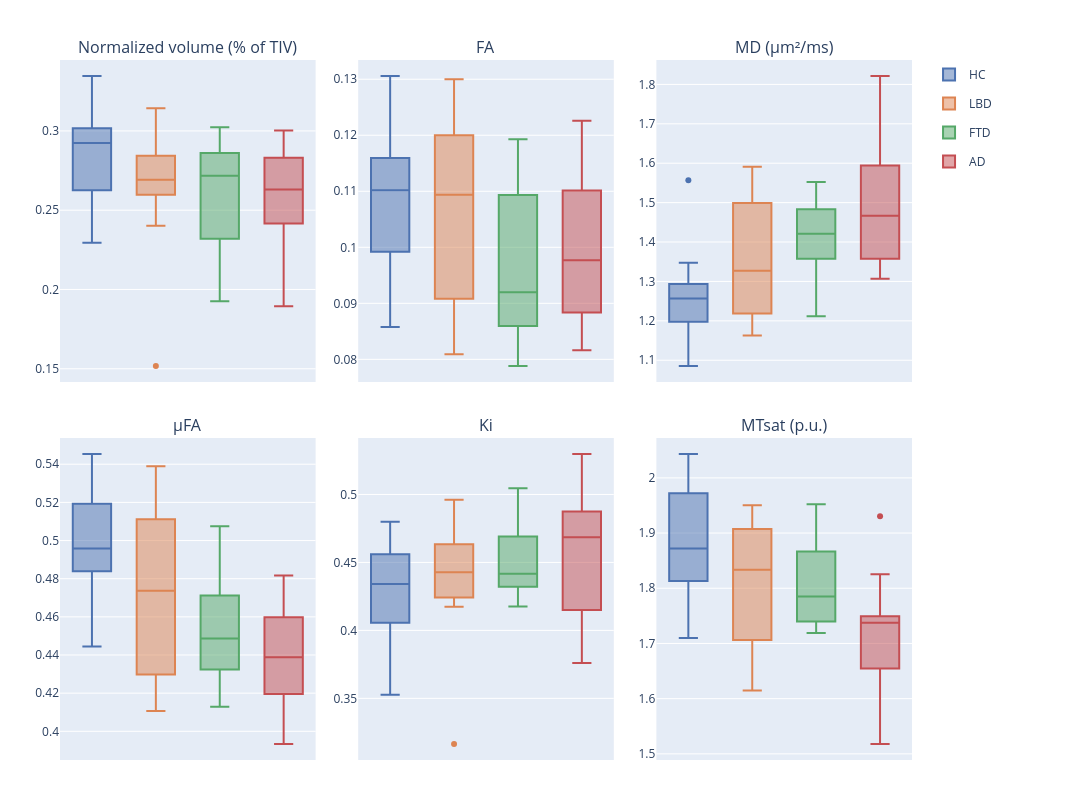

The code cell stored with this chart in its notebook:
### Markdown cell above
Boxplots

### Code cell
#| label: notebook_fig_hippocampus_metrics
# whole hippocampus: one row per participant (metric means over subfields and hemispheres; volume = summed subfield volumes, % of TIV)
metrics_grid = [
    ["volume", "FA", "MD"],
    ["uFA", "Ki", "MTsat"],
]

fig = make_subplots(
    rows=2, cols=3,
    subplot_titles=[st.metric_axis_label(m) for row in metrics_grid for m in row],
    horizontal_spacing=0.05,
    vertical_spacing=0.08,
)

for r, row_metrics in enumerate(metrics_grid, start=1):
    for c, metric in enumerate(row_metrics, start=1):
        for group in group_order:
            data_group = df_Subject_grouped[df_Subject_grouped["group"] == group]
            fig.add_trace(
                go.Box(
                    x=data_group["group"],
                    y=data_group[metric],
                    name=group,
                    legendgroup=group,
                    marker_color=group_colors[group],
                    showlegend=(r == 1 and c == 1),
                    width=0.6,  # wider boxes since each has its own x slot
                ),
                row=r, col=c,
            )

fig.update_xaxes(showticklabels=False)

fig.update_layout(
    width=1300,
    height=800,
    boxmode='group',
    boxgap=0.15,
    margin=dict(l=60, r=180, t=60, b=40),
    legend=dict(
        orientation='v',
        yanchor='top', y=1,
        xanchor='left', x=1.02,
    ),
)

fig

### Figure 1 — Plotly figure (JSON) as saved in the notebook; plotly's stock layout.template omitted (floating-point values rounded to 4 significant figures)
{"data": [{"legendgroup": "HC", "marker": {"color": "#4C72B0"}, "name": "HC", "showlegend": true, "type": "box", "width": 0.6, "x": ["HC", "HC", "HC", "HC", "HC", "HC", "HC", "HC", "HC", "HC", "HC", "HC", "HC"], "xaxis": "x", "y": [0.2829, 0.266, 0.2524, 0.2295, 0.3057, 0.2445, 0.2987, 0.2924, 0.3014, 0.3346, 0.3026, 0.292, 0.2959], "yaxis": "y"}, {"legendgroup": "LBD", "marker": {"color": "#DD8452"}, "name": "LBD", "showlegend": true, "type": "box", "width": 0.6, "x": ["LBD", "LBD", "LBD", "LBD", "LBD", "LBD", "LBD", "LBD", "LBD", "LBD"], "xaxis": "x", "y": [0.2598, 0.2629, 0.2721, 0.1518, 0.2746, 0.2403, 0.2844, 0.2858, 0.2663, 0.3143], "yaxis": "y"}, {"legendgroup": "FTD", "marker": {"color": "#55A868"}, "name": "FTD", "showlegend": true, "type": "box", "width": 0.6, "x": ["FTD", "FTD", "FTD", "FTD", "FTD", "FTD", "FTD", "FTD", "FTD", "FTD", "FTD", "FTD", "FTD"], "xaxis": "x", "y": [0.2745, 0.2041, 0.2239, 0.275, 0.2983, 0.2834, 0.2406, 0.2346, 0.1925, 0.2938, 0.2681, 0.3023, 0.2717], "yaxis": "y"}, {"legendgroup": "AD", "marker": {"color": "#C44E52"}, "name": "AD", "showlegend": true, "type": "box", "width": 0.6, "x": ["AD", "AD", "AD", "AD", "AD", "AD", "AD", "AD", "AD", "AD", "AD", "AD", "AD", "AD"], "xaxis": "x", "y": [0.2636, 0.2572, 0.2194, 0.2941, 0.2364, 0.2416, 0.2529, 0.283, 0.2869, 0.2624, 0.2646, 0.1894, 0.3002, 0.2782], "yaxis": "y"}, {"legendgroup": "HC", "marker": {"color": "#4C72B0"}, "name": "HC", "showlegend": false, "type": "box", "width": 0.6, "x": ["HC", "HC", "HC", "HC", "HC", "HC", "HC", "HC", "HC", "HC", "HC", "HC", "HC"], "xaxis": "x2", "y": [0.09826, 0.09953, 0.1102, 0.08577, 0.1102, 0.1062, 0.1209, 0.1173, 0.1155, 0.09227, 0.1306, 0.1117, 0.1033], "yaxis": "y2"}, {"legendgroup": "LBD", "marker": {"color": "#DD8452"}, "name": "LBD", "showlegend": false, "type": "box", "width": 0.6, "x": ["LBD", "LBD", "LBD", "LBD", "LBD", "LBD", "LBD", "LBD", "LBD", "LBD"], "xaxis": "x2", "y": [0.1254, 0.1053, 0.09082, 0.12, 0.08091, 0.08653, 0.13, 0.1135, 0.0913, 0.1158], "yaxis": "y2"}, {"legendgroup": "FTD", "marker": {"color": "#55A868"}, "name": "FTD", "showlegend": false, "type": "box", "width": 0.6, "x": ["FTD", "FTD", "FTD", "FTD", "FTD", "FTD", "FTD", "FTD", "FTD", "FTD", "FTD", "FTD", "FTD"], "xaxis": "x2", "y": [0.07884, 0.1102, 0.08941, 0.08631, 0.109, 0.1193, 0.07883, 0.09196, 0.1144, 0.08765, 0.1041, 0.08481, 0.09824], "yaxis": "y2"}, {"legendgroup": "AD", "marker": {"color": "#C44E52"}, "name": "AD", "showlegend": false, "type": "box", "width": 0.6, "x": ["AD", "AD", "AD", "AD", "AD", "AD", "AD", "AD", "AD", "AD", "AD", "AD", "AD", "AD"], "xaxis": "x2", "y": [0.08512, 0.08837, 0.08916, 0.09061, 0.1138, 0.1101, 0.1142, 0.1226, 0.09865, 0.08163, 0.1001, 0.09699, 0.09839, 0.08328], "yaxis": "y2"}, {"legendgroup": "HC", "marker": {"color": "#4C72B0"}, "name": "HC", "showlegend": false, "type": "box", "width": 0.6, "x": ["HC", "HC", "HC", "HC", "HC", "HC", "HC", "HC", "HC", "HC", "HC", "HC", "HC"], "xaxis": "x3", "y": [1.262, 1.244, 1.257, 1.557, 1.209, 1.292, 1.244, 1.297, 1.263, 1.348, 1.086, 1.124, 1.164], "yaxis": "y3"}, {"legendgroup": "LBD", "marker": {"color": "#DD8452"}, "name": "LBD", "showlegend": false, "type": "box", "width": 0.6, "x": ["LBD", "LBD", "LBD", "LBD", "LBD", "LBD", "LBD", "LBD", "LBD", "LBD"], "xaxis": "x3", "y": [1.163, 1.499, 1.363, 1.591, 1.524, 1.265, 1.292, 1.17, 1.392, 1.219], "yaxis": "y3"}, {"legendgroup": "FTD", "marker": {"color": "#55A868"}, "name": "FTD", "showlegend": false, "type": "box", "width": 0.6, "x": ["FTD", "FTD", "FTD", "FTD", "FTD", "FTD", "FTD", "FTD", "FTD", "FTD", "FTD", "FTD", "FTD"], "xaxis": "x3", "y": [1.421, 1.553, 1.511, 1.461, 1.361, 1.252, 1.474, 1.402, 1.516, 1.446, 1.346, 1.375, 1.212], "yaxis": "y3"}, {"legendgroup": "AD", "marker": {"color": "#C44E52"}, "name": "AD", "showlegend": false, "type": "box", "width": 0.6, "x": ["AD", "AD", "AD", "AD", "AD", "AD", "AD", "AD", "AD", "AD", "AD", "AD", "AD", "AD"], "xaxis": "x3", "y": [1.594, 1.404, 1.583, 1.357, 1.413, 1.517, 1.538, 1.344, 1.307, 1.654, 1.417, 1.821, 1.349, 1.635], "yaxis": "y3"}, {"legendgroup": "HC", "marker": {"color": "#4C72B0"}, "name": "HC", "showlegend": false, "type": "box", "width": 0.6, "x": ["HC", "HC", "HC", "HC", "HC", "HC", "HC", "HC", "HC", "HC", "HC", "HC", "HC"], "xaxis": "x4", "y": [0.499, 0.5055, 0.4907, 0.4445, 0.5181, 0.4877, 0.4958, 0.4725, 0.4932, 0.4542, 0.5453, 0.5391, 0.5225], "yaxis": "y4"}, {"legendgroup": "LBD", "marker": {"color": "#DD8452"}, "name": "LBD", "showlegend": false, "type": "box", "width": 0.6, "x": ["LBD", "LBD", "LBD", "LBD", "LBD", "LBD", "LBD", "LBD", "LBD", "LBD"], "xaxis": "x4", "y": [0.539, 0.4298, 0.4675, 0.4107, 0.4284, 0.4752, 0.4883, 0.5138, 0.4721, 0.5111], "yaxis": "y4"}, {"legendgroup": "FTD", "marker": {"color": "#55A868"}, "name": "FTD", "showlegend": false, "type": "box", "width": 0.6, "x": ["FTD", "FTD", "FTD", "FTD", "FTD", "FTD", "FTD", "FTD", "FTD", "FTD", "FTD", "FTD", "FTD"], "xaxis": "x4", "y": [0.4487, 0.4275, 0.4392, 0.4433, 0.4826, 0.4907, 0.4129, 0.434, 0.4196, 0.4498, 0.4674, 0.4597, 0.5075], "yaxis": "y4"}, {"legendgroup": "AD", "marker": {"color": "#C44E52"}, "name": "AD", "showlegend": false, "type": "box", "width": 0.6, "x": ["AD", "AD", "AD", "AD", "AD", "AD", "AD", "AD", "AD", "AD", "AD", "AD", "AD", "AD"], "xaxis": "x4", "y": [0.4253, 0.4473, 0.4276, 0.4767, 0.4598, 0.4126, 0.4399, 0.4817, 0.4463, 0.4009, 0.4379, 0.3934, 0.471, 0.4196], "yaxis": "y4"}, {"legendgroup": "HC", "marker": {"color": "#4C72B0"}, "name": "HC", "showlegend": false, "type": "box", "width": 0.6, "x": ["HC", "HC", "HC", "HC", "HC", "HC", "HC", "HC", "HC", "HC", "HC", "HC", "HC"], "xaxis": "x5", "y": [0.4381, 0.3646, 0.4206, 0.4764, 0.4341, 0.4248, 0.4494, 0.4799, 0.4423, 0.4757, 0.384, 0.3526, 0.4128], "yaxis": "y5"}, {"legendgroup": "LBD", "marker": {"color": "#DD8452"}, "name": "LBD", "showlegend": false, "type": "box", "width": 0.6, "x": ["LBD", "LBD", "LBD", "LBD", "LBD", "LBD", "LBD", "LBD", "LBD", "LBD"], "xaxis": "x5", "y": [0.3165, 0.4636, 0.4558, 0.4487, 0.4634, 0.4962, 0.4371, 0.434, 0.4242, 0.4174], "yaxis": "y5"}, {"legendgroup": "FTD", "marker": {"color": "#55A868"}, "name": "FTD", "showlegend": false, "type": "box", "width": 0.6, "x": ["FTD", "FTD", "FTD", "FTD", "FTD", "FTD", "FTD", "FTD", "FTD", "FTD", "FTD", "FTD", "FTD"], "xaxis": "x5", "y": [0.5046, 0.4886, 0.4681, 0.4379, 0.4575, 0.4381, 0.4176, 0.4233, 0.4417, 0.4329, 0.4651, 0.4723, 0.4293], "yaxis": "y5"}, {"legendgroup": "AD", "marker": {"color": "#C44E52"}, "name": "AD", "showlegend": false, "type": "box", "width": 0.6, "x": ["AD", "AD", "AD", "AD", "AD", "AD", "AD", "AD", "AD", "AD", "AD", "AD", "AD", "AD"], "xaxis": "x5", "y": [0.4874, 0.5297, 0.4089, 0.3936, 0.376, 0.4874, 0.445, 0.4641, 0.4767, 0.4901, 0.4767, 0.473, 0.415, 0.4265], "yaxis": "y5"}, {"legendgroup": "HC", "marker": {"color": "#4C72B0"}, "name": "HC", "showlegend": false, "type": "box", "width": 0.6, "x": ["HC", "HC", "HC", "HC", "HC", "HC", "HC", "HC", "HC", "HC", "HC", "HC", "HC"], "xaxis": "x6", "y": [1.82, 1.785, 1.984, 1.89, 1.97, 1.872, 1.906, 1.815, 1.806, 1.71, 1.979, 2.043, 1.837], "yaxis": "y6"}, {"legendgroup": "LBD", "marker": {"color": "#DD8452"}, "name": "LBD", "showlegend": false, "type": "box", "width": 0.6, "x": ["LBD", "LBD", "LBD", "LBD", "LBD", "LBD", "LBD", "LBD", "LBD", "LBD"], "xaxis": "x6", "y": [1.908, NaN, 1.833, 1.615, 1.708, 1.701, 1.907, 1.95, 1.773, 1.89], "yaxis": "y6"}, {"legendgroup": "FTD", "marker": {"color": "#55A868"}, "name": "FTD", "showlegend": false, "type": "box", "width": 0.6, "x": ["FTD", "FTD", "FTD", "FTD", "FTD", "FTD", "FTD", "FTD", "FTD", "FTD", "FTD", "FTD", "FTD"], "xaxis": "x6", "y": [1.751, 1.739, 1.719, 1.885, 1.952, NaN, 1.74, 1.79, 1.723, 1.848, 1.781, 1.814, 1.927], "yaxis": "y6"}, {"legendgroup": "AD", "marker": {"color": "#C44E52"}, "name": "AD", "showlegend": false, "type": "box", "width": 0.6, "x": ["AD", "AD", "AD", "AD", "AD", "AD", "AD", "AD", "AD", "AD", "AD", "AD", "AD", "AD"], "xaxis": "x6", "y": [1.656, NaN, 1.601, 1.749, 1.751, 1.518, 1.677, 1.93, 1.738, 1.744, 1.744, 1.649, 1.825, 1.665], "yaxis": "y6"}], "layout": {"annotations": [{"font": {"size": 16}, "showarrow": false, "text": "Normalized volume (% of TIV)", "x": 0.15, "xanchor": "center", "xref": "paper", "y": 1.0, "yanchor": "bottom", "yref": "paper"}, {"font": {"size": 16}, "showarrow": false, "text": "FA", "x": 0.5, "xanchor": "center", "xref": "paper", "y": 1.0, "yanchor": "bottom", "yref": "paper"}, {"font": {"size": 16}, "showarrow": false, "text": "MD (µm²/ms)", "x": 0.85, "xanchor": "center", "xref": "paper", "y": 1.0, "yanchor": "bottom", "yref": "paper"}, {"font": {"size": 16}, "showarrow": false, "text": "µFA", "x": 0.15, "xanchor": "center", "xref": "paper", "y": 0.46, "yanchor": "bottom", "yref": "paper"}, {"font": {"size": 16}, "showarrow": false, "text": "Ki", "x": 0.5, "xanchor": "center", "xref": "paper", "y": 0.46, "yanchor": "bottom", "yref": "paper"}, {"font": {"size": 16}, "showarrow": false, "text": "MTsat (p.u.)", "x": 0.85, "xanchor": "center", "xref": "paper", "y": 0.46, "yanchor": "bottom", "yref": "paper"}], "boxgap": 0.15, "boxmode": "group", "height": 800, "legend": {"orientation": "v", "x": 1.02, "xanchor": "left", "y": 1, "yanchor": "top"}, "margin": {"b": 40, "l": 60, "r": 180, "t": 60}, "width": 1300, "xaxis": {"anchor": "y", "domain": [0.0, 0.3], "showticklabels": false}, "xaxis2": {"anchor": "y2", "domain": [0.35, 0.65], "showticklabels": false}, "xaxis3": {"anchor": "y3", "domain": [0.7, 1.0], "showticklabels": false}, "xaxis4": {"anchor": "y4", "domain": [0.0, 0.3], "showticklabels": false}, "xaxis5": {"anchor": "y5", "domain": [0.35, 0.65], "showticklabels": false}, "xaxis6": {"anchor": "y6", "domain": [0.7, 1.0], "showticklabels": false}, "yaxis": {"anchor": "x", "domain": [0.54, 1.0]}, "yaxis2": {"anchor": "x2", "domain": [0.54, 1.0]}, "yaxis3": {"anchor": "x3", "domain": [0.54, 1.0]}, "yaxis4": {"anchor": "x4", "domain": [0.0, 0.46]}, "yaxis5": {"anchor": "x5", "domain": [0.0, 0.46]}, "yaxis6": {"anchor": "x6", "domain": [0.0, 0.46]}}}
